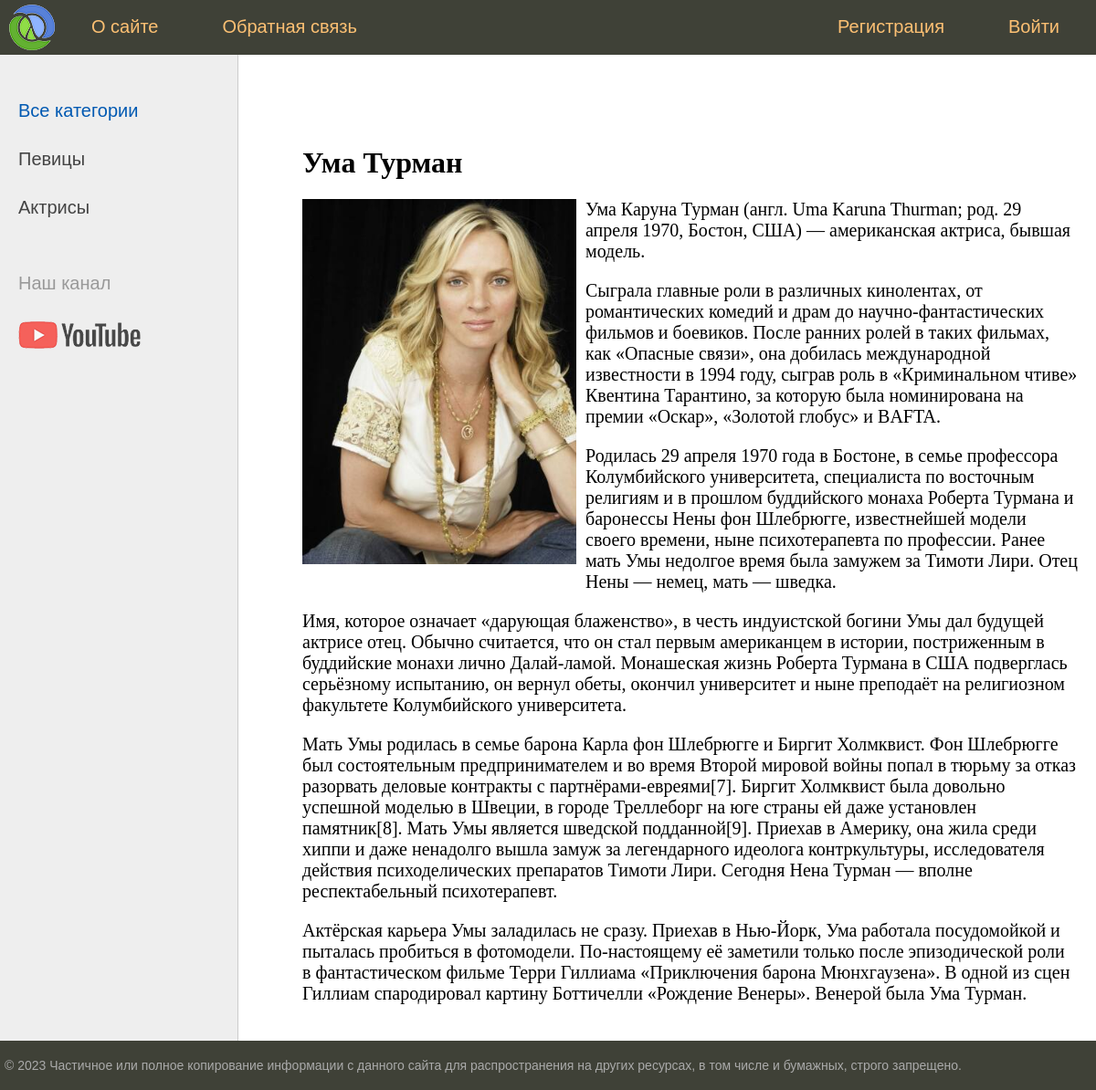
Screenshot of /post/uma-turman with the database file from the repository.
### women/models.py (models this page shows, shortened)
class Category(models.Model):
    name = models.CharField(max_length=100, db_index=True)
    slug = models.SlugField(max_length=255, unique=True, db_index=True, verbose_name='URL')
    def get_absolute_url(self):
        return reverse('category', kwargs={'cat_slug': self.slug})
    class Meta:
        verbose_name = 'Категория'
        verbose_name_plural = 'Категории'
        ordering = ['name',]

class Women(models.Model):
    title = models.CharField(max_length=255, verbose_name='Заголовок')
    slug = models.SlugField(max_length=255, unique= True, db_index= True ,verbose_name='URL')
    content = models.TextField(blank=True, verbose_name='Содержание')
    photo = models.ImageField(upload_to='photos/%Y/%m/%d', verbose_name='Фото')
    time_create = models.DateTimeField(auto_now_add=True, verbose_name='Время создания')
    time_update = models.DateTimeField(auto_now=True, verbose_name='Время обновления')
    is_published = models.BooleanField(default=True, verbose_name='Опубликовано')
    cat = models.ForeignKey('Category', on_delete=models.PROTECT,  verbose_name='Категория')
    def __str__(self):
        return self.title
    class Meta:
        verbose_name = 'Известные женщины'
        verbose_name_plural = 'Известные женщины'
        ordering = ['-time_create', 'title']

### women/views.py (the view)
# urls.py: path('post/<slug:post_slug>', ShowPost.as_view(), name='post'),
class ShowPost(DataMixin, DetailView):
    model = Women
    template_name = 'women/post.html'
    slug_url_kwarg = 'post_slug'
    context_object_name = 'post'
    def get_context_data(self, *, object_list=None, **kwargs):
        context = super().get_context_data(**kwargs)
        c_def = self.get_user_context(title=context['post'])
        context = dict(list(context.items()) + list(c_def.items()))
        return context

### women/templatetags/women_tags.py (called while the page is built)
@register.inclusion_tag('women/list_categories.html')
def show_categories(sort=None, cat_selected=0):
    if not sort:
        cats = Category.objects.all()
    else:
        cats = Category.objects.order_by(sort)
    return {'cats': cats, 'cat_selected': cat_selected}

@register.inclusion_tag('women/menu.html', takes_context=True)
def show_menu(context):
    request = context['request']
    if not request.user.is_authenticated:
        menu = [{'title': 'О сайте', 'url_name': 'about'},
                {'title': 'Обратная связь', 'url_name': 'contact'},
                {'title': 'Войти', 'url_name': 'login'},
                {'title': 'Регистрация', 'url_name': 'register'}]
    else:
        menu = [{'title': 'О сайте', 'url_name': 'about'},
                {'title': 'Добавить статью', 'url_name': 'add_page'},
                {'title': 'Обратная связь', 'url_name': 'contact'},
                {'title': 'Выйти', 'url_name': 'logout'},
                {'title': request.user.username, 'url_name': 'home'}]
    return {'menu': menu}

### women/utils.py (called while the page is built)
    def get_user_context(self, **kwargs):
        context = kwargs
        cats = cache.get('cats')
        if not cats:
            cats = Category.objects.all()
            cache.set('cats', cats, 60)
        context['cats'] = cats
        if 'cat_selected' not in context:
            context['cat_selected'] = 0
        return context

### women/templates/women/post.html
{% extends 'women/base.html' %}
{% block content %}
<h1>{{post.title}}</h1>
{% if post.photo %}
<p><img class="img-article-left" src="{{post.photo.url}}"></p>
{% endif %}
{{post.content|linebreaks}}
{% endblock content%}

### women/templates/women/list_categories.html
{% for c in cats %}
{% if c.pk == cat_selected %}
<li class="selected">{{c.name}}</li>
{% else %}
<li><a href="{{ c.get_absolute_url }}">{{c.name}} </a></li>
{% endif %}
{% endfor %}

### women/static/women/css/styles.css (style rules this page uses)
html, body { font-family: 'Arial'; margin: 0; padding: 0; height: 100%; width: 100%; color: #444; }
a { color: #0059b2; text-decoration: none; }
img { max-width: 600px; height: auto; }
img.img-article-left { max-width: 300px; height: auto; float: left; padding: 0 10px 10px 0; }
.left-chapters ul li { margin: 30px 0 0 0; color: #999; }
.left-chapters ul li a { color: #444; text-decoration: none; }
.content-text h1 { font-size: 32px; }

### rows the page displays
Category: name "Певицы"
Category: name "Актрисы"
Women: title "Ума Турман", photo (picture), content "Ума Каруна Турман (англ. Uma Karuna Thurman; род. 29 апреля 1970, Бостон, США) — американская актриса, бывшая модель. Сыграла главные роли в различных кинолентах, от романтических комедий и драм до научно-фантастических фильмов и боевиков. После ранних ролей в таких фильмах, как «Опасные связи», она добилась международной известности в 1994 году, сыграв роль в «Криминальном чтиве» Квентина Тарантино, за которую была номинирована на премии «Оскар», «Золотой глобус» и BAFTA. Родилась 29 апреля 1970 года в Бостоне, в семье профессора Колумбийского университета, специалиста по восточным религиям и в прошлом буддийского монаха Роберта Турмана и баронессы Нены фон Шлебрюгге, известнейшей модели…"

### other values shown
{{ m.title }} "О сайте" "Обратная связь"
{{ m.title }} "Войти" "Регистрация"
